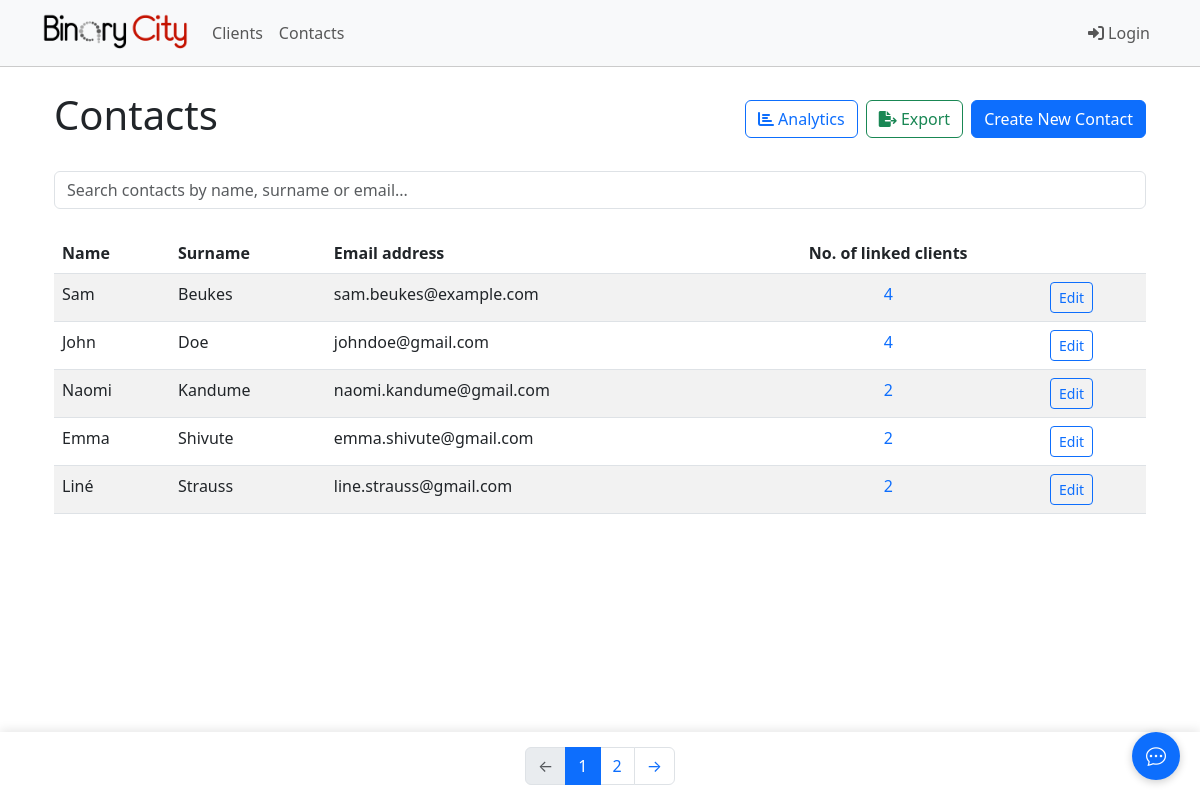
/contacts/, run on the app's committed database.
### binarycity/models.py (models this page shows, shortened)
class Contact(models.Model):
    name = models.CharField(max_length=255, db_index=True)
    surname = models.CharField(max_length=255, db_index=True)
    email = models.EmailField(unique=True, validators=[EmailValidator()], db_index=True)
    created_at = models.DateTimeField(auto_now_add=True, db_index=True)
    updated_at = models.DateTimeField(auto_now=True)
    class Meta:
        ordering = ['surname', 'name']
        indexes = [
            models.Index(fields=['surname', 'name']),
            models.Index(fields=['email']),
            models.Index(fields=['created_at']),
        ]
    def get_client_count(self):
        return self.clients.count()

### binarycity/views.py (the view)
# urls.py: path('contacts/', views.ContactListView.as_view(), name='contact_list'),
class ContactListView(ListView):
    model = Contact
    template_name = 'binarycity/contact_list.html'
    context_object_name = 'contacts'
    paginate_by = 5
    def get_context_data(self, **kwargs):
        context = super().get_context_data(**kwargs)
        context['no_contacts'] = not self.get_queryset().exists()
        return context

### binarycity/templates/binarycity/contact_list.html (shortened to what this page needs)
{% extends 'base.html' %}
{% block content %}
<div class="container">
    <div class="d-flex justify-content-between align-items-center mb-4">
        <h1>Contacts</h1>
        <div class="d-flex align-items-center gap-2">
            <button type="button" class="btn btn-outline-primary" data-bs-toggle="modal" data-bs-target="#analyticsModal">
                <i class="fas fa-chart-bar"></i>
                Analytics
            </button>
            <a href="{% url 'export_contacts' %}" class="btn btn-outline-success">
                <i class="fas fa-file-export"></i>
                Export
            </a>
            <a href="{% url 'contact_create' %}" class="btn btn-primary">Create New Contact</a>
        </div>
    </div>
    {% if no_contacts %}
        <div class="alert alert-info">
            No contact(s) found.
        </div>
    {% else %}
        <div class="mb-4">
            <input type="text" class="form-control" id="contactSearch" placeholder="Search contacts by name, surname or email...">
        </div>
        <div class="table-responsive">
            <table class="table table-striped">
                <thead>
                    <tr>
                        <th class="text-start">Name</th>
                        <th class="text-start">Surname</th>
                        <th class="text-start">Email address</th>
                        <th class="text-center">No. of linked clients</th>
                        <th></th>
                    </tr>
                </thead>
                <tbody>
                    {% for contact in contacts %}
                    <tr class="contact-row">
                        <td class="text-start contact-name">{{ contact.name }}</td>
                        <td class="text-start contact-surname">{{ contact.surname }}</td>
                        <td class="text-start contact-email">{{ contact.email }}</td>
                        <td class="text-center">
                            <a href="#" class="linked-clients-count text-primary text-decoration-none" data-contact-id="{{ contact.id }}">
                                {{ contact.get_client_count }}
                            </a>
                        </td>
                        <td class="text-start">
                            <a href="{% url 'contact_update' pk=contact.pk %}" class="btn btn-sm btn-outline-primary">Edit</a>
                        </td>
                    </tr>
                    {% endfor %}
                </tbody>
            </table>
        </div>
        {% if is_paginated %}
        <div class="pagination-container">
            <nav aria-label="Page navigation">
                <ul class="pagination justify-content-center mb-0">
                    <li class="page-item {% if not page_obj.has_previous %}disabled{% endif %}">
                        <a class="page-link" href="{% if page_obj.has_previous %}?page={{ page_obj.previous_page_number }}{% else %}#{% endif %}" {% if not page_obj.has_previous %}tabindex="-1" aria-disabled="true"{% endif %}>
                            <span aria-hidden="true">&larr;</span>
                        </a>
                    </li>
                    {% for num in page_obj.paginator.page_range %}
                        {% if page_obj.number == num %}
                            <li class="page-item active">
                                <span class="page-link">{{ num }}</span>
                            </li>
                        {% elif num > page_obj.number|add:'-3' and num < page_obj.number|add:'3' %}
                            <li class="page-item">
                                <a class="page-link" href="?page={{ num }}">{{ num }}</a>
                            </li>
                        {% endif %}
                    {% endfor %}
                    <li class="page-item {% if not page_obj.has_next %}disabled{% endif %}">
                        <a class="page-link" href="{% if page_obj.has_next %}?page={{ page_obj.next_page_number }}{% else %}#{% endif %}" {% if not page_obj.has_next %}tabindex="-1" aria-disabled="true"{% endif %}>
                            <span aria-hidden="true">&rarr;</span>
                        </a>
                    </li>
                </ul>
            </nav>
        </div>
        {% endif %}
    {% endif %}
</div>
{% endblock %}

### binarycity/templates/base.html (style rules this page uses)
.table-responsive { margin-top: 20px; margin-bottom: 80px; }
.pagination-container { position: fixed; bottom: 0; left: 0; right: 0; background: white; padding: 15px 0; box-shadow: 0 -2px 10px rgba(0, 0, 0, 0.1); z-index: 1000; }

### data on the page
Contact: name "Sam", surname "Beukes", email "sam.beukes@example.com", get_client_count "4"
Contact: name "John", surname "Doe", email "johndoe@gmail.com", get_client_count "4"
Contact: name "Naomi", surname "Kandume", email "naomi.kandume@gmail.com", get_client_count "2"
Contact: name "Emma", surname "Shivute", email "emma.shivute@gmail.com", get_client_count "2"
Contact: name "Liné", surname "Strauss", email "line.strauss@gmail.com", get_client_count "2"

### other printed values
{{ num }} "1"
{{ num }} "2"
